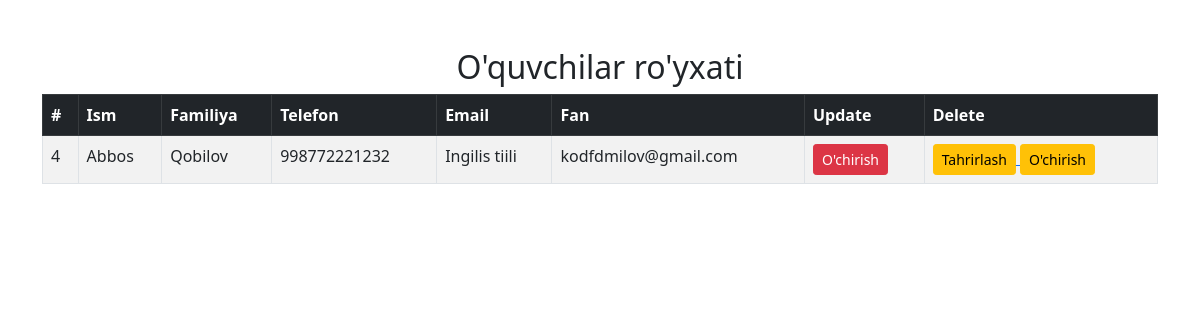
The app's page /student_v/4/, older data.
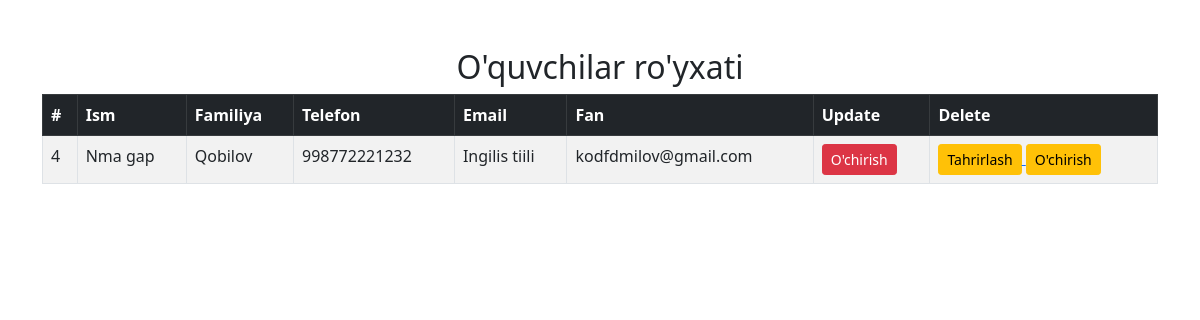
The same page, newer data.
### users/models.py (models this page shows, shortened)
class Student(models.Model):
    first_name = models.CharField(max_length=128)
    last_name = models.CharField(max_length=128)
    tel_num = models.IntegerField()
    fan = models.ForeignKey(Fanlar,on_delete=models.CASCADE)
    email = models.EmailField()
    class Meta:
        verbose_name = 'STUDENT'
        verbose_name_plural= 'STUDENTS'

class Fanlar(models.Model):
    f_name = models.CharField(max_length=128)
    def __str__(self):
        return self.f_name
    class Meta:
        verbose_name = 'FAN'
        verbose_name_plural= 'FANLAR'

### users/views.py (the view)
# urls.py: path('student_v/<int:student_id>/',view_full,name='student_v'),
def view_full(request,student_id):
    student_v = get_object_or_404(Student,id=student_id)
    context = {
        "student_v": student_v,
    }
    return render(request=request,template_name='student_v.html',context=context)

### users/templates/student_v.html (shortened to what this page needs)
<!DOCTYPE html>
<html lang="en">
<head>
    <link href="https://cdn.jsdelivr.net/npm/bootstrap@5.0.2/dist/css/bootstrap.min.css" rel="stylesheet">
</head>
<body>
    <div class="container mt-5">
        <h2 class="text-center">O'quvchilar ro'yxati</h2>
        <table class="table table-bordered table-striped">
            <thead class="table-dark">
                <tr>
                    <th>#</th>
                    <th>Ism</th>
                    <th>Familiya</th>
                    <th>Telefon</th>
                    <th>Email</th>
                    <th>Fan</th>
                    <th>Update</th>
                    <th>Delete</th>
                </tr>
            </thead>
            <tbody>
                <tr>
                    <td>{{student_v.id}}</td>
                    <td>{{student_v.first_name}}</td>
                    <td>{{student_v.last_name}}</td>
                    <td>{{student_v.tel_num}}</td>
                    <td>{{student_v.fan}}</td>
                    <td>{{student_v.email}}</td>
                    <td>
                        <button class="btn btn-danger btn-sm">O'chirish</button>
                    </td>
                    <td>
                        <a href="{% url 'update_stu' student_v.id %}">
                            <button class="btn btn-warning btn-sm">Tahrirlash</button>
                        </a>
                        <a href="{% url 'delete_student' student_v.id %}">
                            <button class="btn btn-warning btn-sm">O'chirish</button>
                        </a>
                    </td>
                </tr>
            </tbody>
        </table>
    </div>
</body>
</html>

Row changes from the older to the newer data that the page shows:
changed Student "Qobilov": first_name "Abbos" → "Nma gap"
